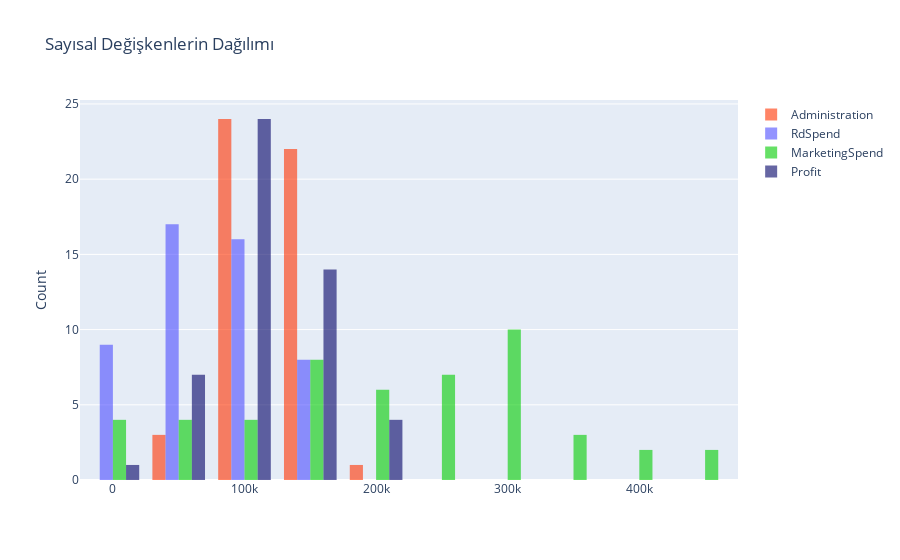

Write notebook code for a chart like this one.
### Code cell
trace1 = go.Histogram(
    x=df.Administration,
    opacity=0.75,
    name = "Administration",
    marker=dict(color='rgba(255, 51, 0, 0.8)'))

trace2 = go.Histogram(
    x=df.RdSpend,
    opacity=0.75,
    name = "RdSpend",
    marker=dict(color='rgba(77, 77, 255, 0.8)'))

trace3 = go.Histogram(
    x=df.MarketingSpend,
    opacity=0.75,
    name = "MarketingSpend",
    marker=dict(color='rgba(0, 204, 0,0.8)'))

trace4 = go.Histogram(
    x=df.Profit,
    opacity=0.75,
    name = "Profit",
    marker=dict(color='rgba(0, 0, 102 0.8)'))

data = [trace1,trace2,trace3,trace4]
layout = go.Layout(barmode='group',
                   title=' Sayısal Değişkenlerin Dağılımı',
                   yaxis=dict( title='Count'),
)
fig = go.Figure(data=data, layout=layout)
iplot(fig)
